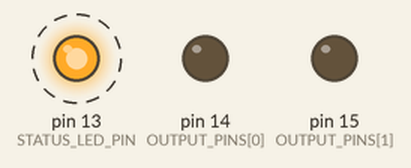
A program run on a simulated Arduino Nano, built with avr-gcc and run on an emulated ATmega328P. Parts: output pins drawn as LEDs (lit = HIGH). Dashed ring = blinking. What the program prints to the serial monitor is not drawn.

Above: at 0.5 s.
Timing chart, 0 to 4.6 s (numbered marks = the images above):
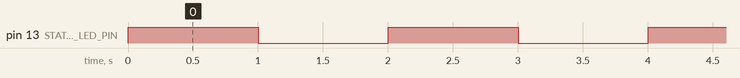

The program:

main.cpp
```cpp
#include "Arduino.h"
#include "main/constants.hpp"

// Setups the primary functions and settings required
// for the project.
void primarySetupChain()
{
    // Initialize Serial Communicator
    Serial.begin(BAUD_RATE);
    // Pin the status LED pin as output
    pinMode(STATUS_LED_PIN, OUTPUT);
    // Pin certain pins as outputs and inputs
    for (size_t i = 0; i < static_cast<size_t>(sizeof(OUTPUT_PINS) / sizeof(OUTPUT_PINS[0])); i++)
    {
        pinMode(OUTPUT_PINS[i], OUTPUT);
    }
    for (size_t i = 0; i < static_cast<size_t>(sizeof(INPUT_PINS) / sizeof(INPUT_PINS[0])); i++)
    {
        pinMode(INPUT_PINS[i], INPUT);
    }
}

// Primary setup function (Arduino standard)
void setup()
{
    primarySetupChain();
}

// Repeatedly called function (Arduino standard)
// This function is called in a loop after setup() has completed.
void loop()
{
    Serial.println("Hello, World!");    // Example output to Serial Monitor
    digitalWrite(STATUS_LED_PIN, HIGH); // Turn on the status LED
    delay(1000);                        // Wait for 1 second
    digitalWrite(STATUS_LED_PIN, LOW);  // Turn off the status LED
    delay(1000);                        // Wait for 1 second
}
```

constants.hpp
```cpp
#include "Arduino.h"

// The rate at which the serial communication operates
const int BAUD_RATE = 9600;

// The pin number for the status LED
// Usually 13 to indicate the in board LED as well as the
// 13 pin on the Arduino Uno and similar boards
const int STATUS_LED_PIN = 13;

// The beats to beat at to indicate an exception
const int exceptionBeatRate[] = { 100, 800, 300 };

// The beats to beat at to indicate a warning
const int warningBeatRate[] = { 200, 400, 200 };

// The beats to beat at to indicate a success
const int successBeatRate[] = { 100, 100, 100 };

// Pins that should be pinned as outputs
const int OUTPUT_PINS[] = { 14, 15 };

// Pins that should be pinned as inputs
const int INPUT_PINS[] = { 16, 17 };
```

Measured:
- by itself, pin 13 (STATUS_LED_PIN): alternates HIGH for 1.0 s and LOW for 1.0 s
